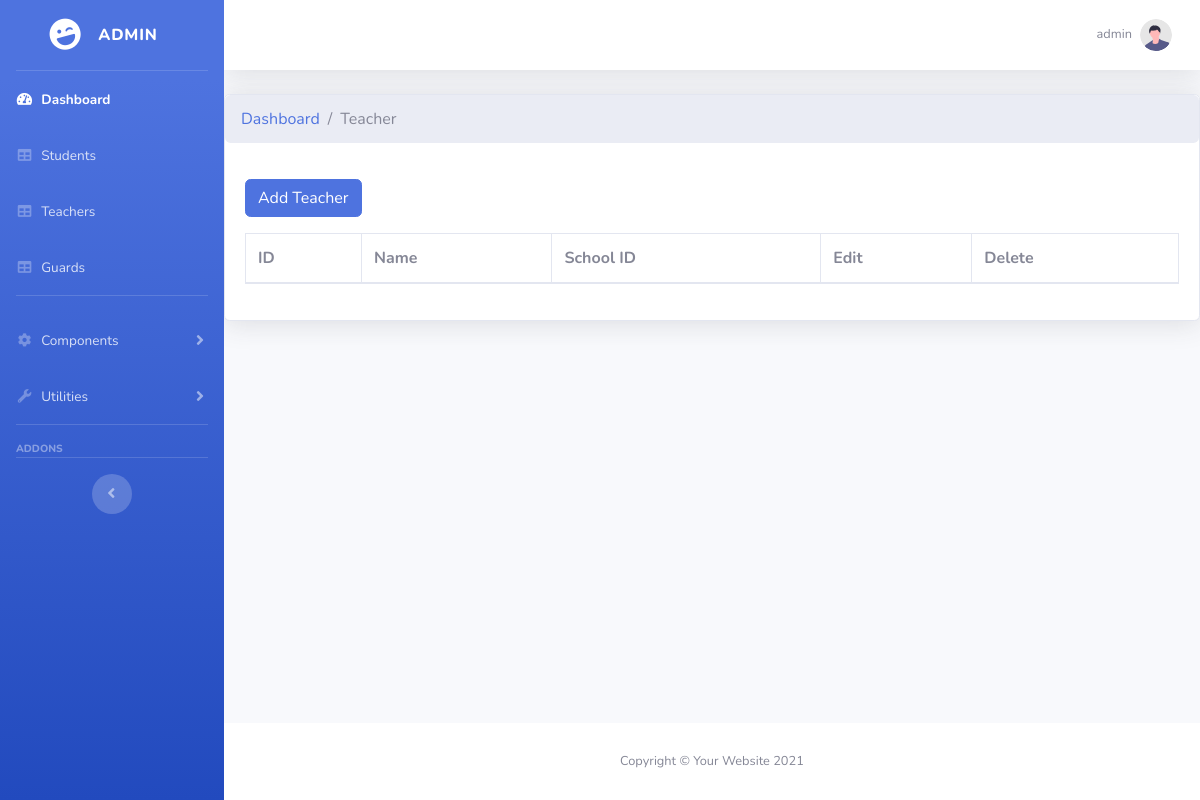
The page /admin/teachers.php (signed in) on the database as committed earlier.
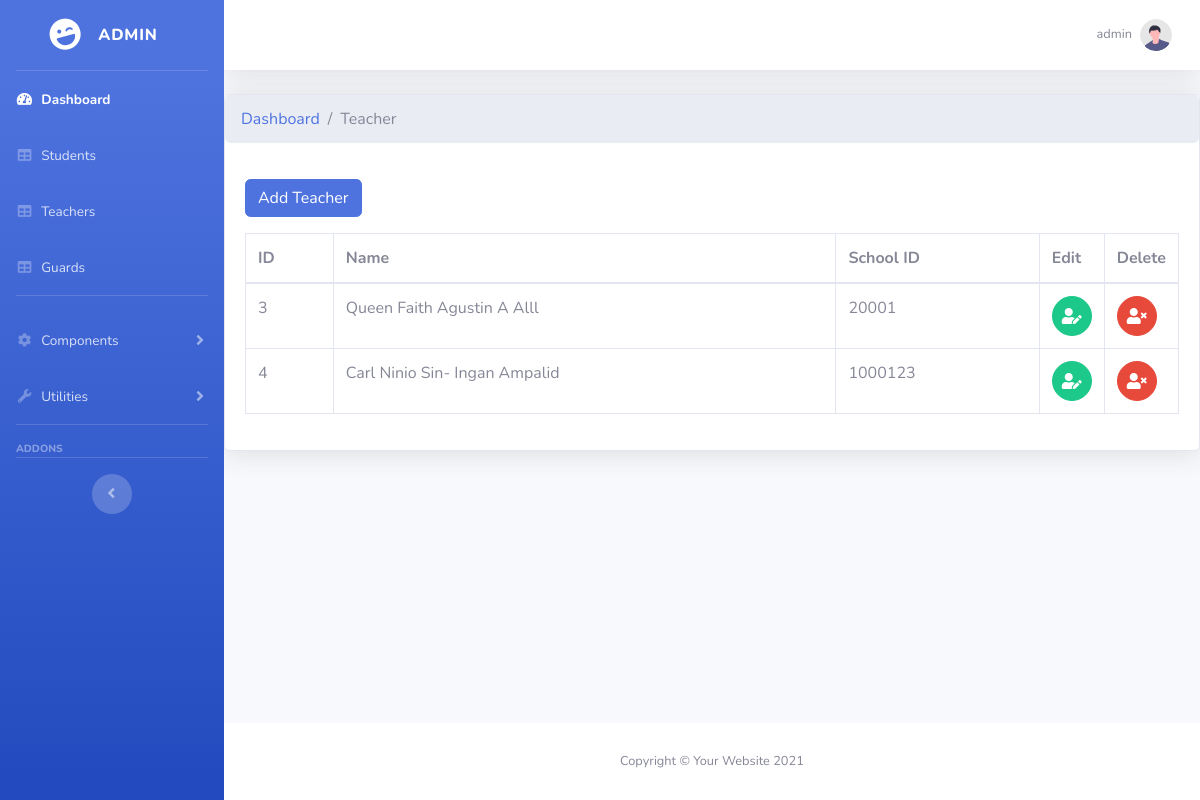
The same page on the database as committed later.
### tables this page shows
CREATE TABLE `tbl_teacher` (
  `id` int(11) NOT NULL,
  `school_id` varchar(150) NOT NULL,
  `fname` varchar(160) NOT NULL,
  `mname` varchar(160) NOT NULL,
  `lname` varchar(160) NOT NULL,
  `date_created` datetime(5) NOT NULL DEFAULT current_timestamp(5)
);

### admin/teachers.php (the view, shortened to what this page needs)
<?php
    include '../process.php';
    include 'include/header.php';
    include 'include/sidebar.php';
    include 'include/topbar.php';
?>
    <div class="card shadow mb-4">
        <nav aria-label="breadcrumb">
            <ol class="breadcrumb">
                <li class="breadcrumb-item"><a href="index.php">Dashboard</a></li>
                <li class="breadcrumb-item active" aria-current="page">Teacher</li>
            </ol>
        </nav>
        <div class="card-body">
                <button type="button" class="btn btn-primary mb-3 float-left" data-toggle="modal" data-target="#exampleModal_0">
                    Add Teacher
                </button>
            <div class="table-responsive">
                <table class="table table-bordered" id="dataTable1" width="100%" cellspacing="0">
                    <thead>
                        <tr>
                            <th>ID</th>
                            <th>Name</th>
                            <th>School ID</th>
                            <th>Edit</th>
                            <th>Delete</th>
                        </tr>
                    </thead>
                    <tbody>
                        <?php
                            $query = "SELECT * FROM tbl_teacher";
                            $query_run = mysqli_query($connection,$query);
                        ?>
                        <?php
                            if (mysqli_num_rows($query_run) > 0){
                                while($row = mysqli_fetch_assoc($query_run)){
                        ?>
                                    <tr style="text-transform: capitalize;">
                                        <td>
                                            <?php echo htmlspecialchars($row['id']); ?>
                                        </td>
                                        <td>
                                            <?php echo htmlspecialchars($row['fname']." ".$row['mname']. " " .$row['lname']); ?>
                                        </td>
                                        <td>
                                            <?php echo htmlspecialchars($row['school_id']); ?>
                                        </td>
                                        <td width="2%">
                                            <button type="button" class="btn btn-success btn-circle" id="edit_teacher" data-toggle="modal" data-target="#exampleModal_1" data-id1="<?php echo htmlspecialchars($row['id']); ?>" data-id2="<?php echo htmlspecialchars($row['school_id']); ?>" data-id3="<?php echo htmlspecialchars($row['fname']); ?>" data-id4="<?php echo htmlspecialchars($row['mname']); ?>" data-id5="<?php echo htmlspecialchars($row['lname']); ?>" >
                                                <i class="fas fa-user-edit"></i>
                                            </button>
                                        </td>
                                        <td width="2%">
                                            <button type="button" class="btn btn-danger btn-circle" id="delete_teacher" data-toggle="modal" data-target="#exampleModal_2" data-id1="<?php echo htmlspecialchars($row['id']); ?>" data-id2="<?php echo htmlspecialchars($row['school_id']); ?>" >
                                                <i class="fa fa-user-times"></i>
                                            </button>
                                        </td>
                                    </tr>
                    <?php
                                }
                            }
                    ?>
                    </tbody>
                </table>
            </div>
        </div>
    </div>
<?php
    include 'include/footer.php';
?>

Rows that differ between the two databases and show on the page:
added tbl_teacher: id "3", fname+mname+lname "Queen Faith Agustin A Alll", school "20001"
added tbl_teacher: id "4", fname+mname+lname "Carl Ninio Sin- Ingan Ampalid", school "1000123"
